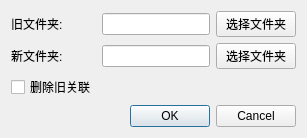
<?xml version="1.0" encoding="UTF-8"?>
<ui version="4.0">
 <class>DirSelectorDialog</class>
 <widget class="QDialog" name="DirSelectorDialog">
  <property name="windowTitle">
   <string>选择文件夹</string>
  </property>
  <property name="windowIcon">
   <iconset resource="../../res/resource.qrc">
    <normaloff>:/LDDC/img/icon/logo.png</normaloff>:/LDDC/img/icon/logo.png</iconset>
  </property>
  <layout class="QGridLayout" name="gridLayout">
   <item row="1" column="1">
    <widget class="QLineEdit" name="new_lineEdit"/>
   </item>
   <item row="0" column="0">
    <widget class="QLabel" name="label">
     <property name="text">
      <string>旧文件夹:</string>
     </property>
    </widget>
   </item>
   <item row="0" column="2">
    <widget class="QPushButton" name="old_pushButton">
     <property name="text">
      <string>选择文件夹</string>
     </property>
    </widget>
   </item>
   <item row="0" column="1">
    <widget class="QLineEdit" name="old_lineEdit"/>
   </item>
   <item row="1" column="2">
    <widget class="QPushButton" name="new_pushButton">
     <property name="text">
      <string>选择文件夹</string>
     </property>
    </widget>
   </item>
   <item row="1" column="0">
    <widget class="QLabel" name="label_2">
     <property name="text">
      <string>新文件夹:</string>
     </property>
    </widget>
   </item>
   <item row="3" column="0" colspan="3">
    <widget class="QDialogButtonBox" name="buttonBox">
     <property name="orientation">
      <enum>Qt::Orientation::Horizontal</enum>
     </property>
     <property name="standardButtons">
      <set>QDialogButtonBox::StandardButton::Cancel|QDialogButtonBox::StandardButton::Ok</set>
     </property>
    </widget>
   </item>
   <item row="2" column="0">
    <widget class="QCheckBox" name="del_old_checkBox">
     <property name="text">
      <string>删除旧关联</string>
     </property>
    </widget>
   </item>
  </layout>
 </widget>
 <resources>
  <include location="../../res/resource.qrc"/>
 </resources>
 <connections>
  <connection>
   <sender>buttonBox</sender>
   <signal>accepted()</signal>
   <receiver>DirSelectorDialog</receiver>
   <slot>accept()</slot>
   <hints>
    <hint type="sourcelabel">
     <x>248</x>
     <y>254</y>
    </hint>
    <hint type="destinationlabel">
     <x>157</x>
     <y>274</y>
    </hint>
   </hints>
  </connection>
  <connection>
   <sender>buttonBox</sender>
   <signal>rejected()</signal>
   <receiver>DirSelectorDialog</receiver>
   <slot>reject()</slot>
   <hints>
    <hint type="sourcelabel">
     <x>316</x>
     <y>260</y>
    </hint>
    <hint type="destinationlabel">
     <x>286</x>
     <y>274</y>
    </hint>
   </hints>
  </connection>
 </connections>
</ui>
